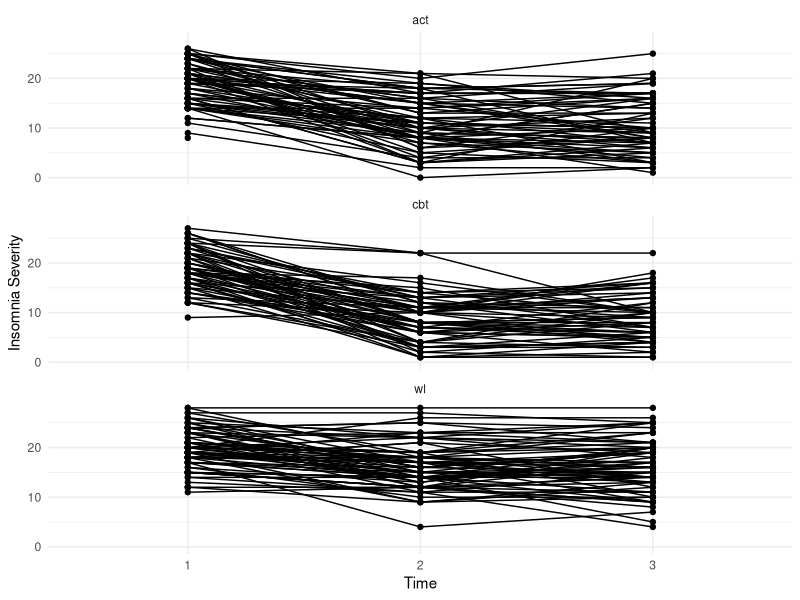
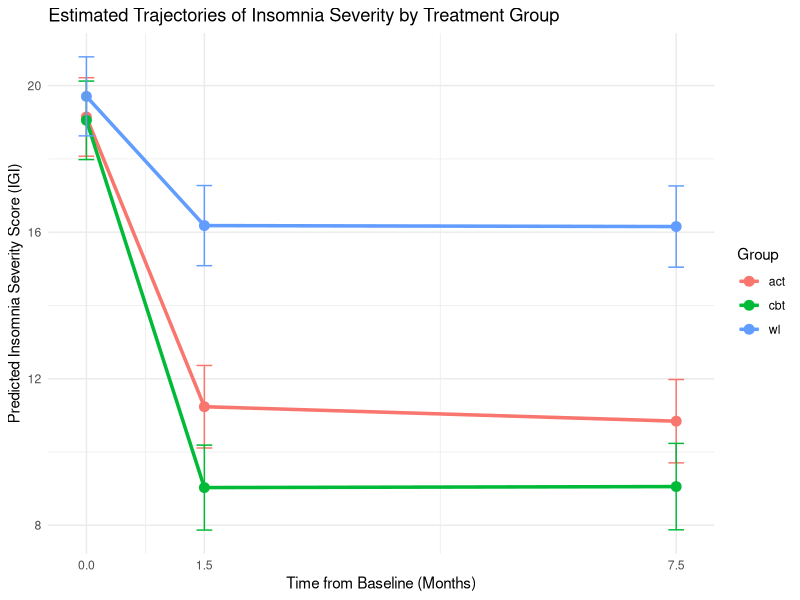

R code for these plots, in order: (Note: this script raises an error after producing the figures.)
## ---- chunk 1
library(lavaan)
library(dplyr)
library(ggplot2)
library(lmerTest)
library(emmeans)
library(purrr)
library(broom.mixed)
## ---- chunk 2
dat <- read.csv("../data/clean_data2.csv")

mydata <- dplyr::filter(dat, redcap_event_name %in% c(
    "elegibilidade_arm_1", 
    "desfechos_arm_1", "followup_arm_1")
  ) |> 
  dplyr::mutate(
    redcap_event_name = factor(dplyr::case_when(
      redcap_event_name == "elegibilidade_arm_1" ~ 1,
      redcap_event_name == "desfechos_arm_1" ~ 2,
      redcap_event_name == "followup_arm_1" ~ 3
    )),
    randomizacao = dplyr::case_when(
      randomizacao ==  1 ~ "act",
      randomizacao ==  2 ~ "cbt",
      randomizacao ==  3 ~ "wl",
    ))
## ---- chunk 3
mydata |> 
  tidyr::pivot_longer(cols = igi_escore,
                      names_to = "symptom", values_to = "score") |> 
 # dplyr::filter(symptom == "igi_escore") |> 
  ggplot(aes( x = redcap_event_name, y = score, group = record_id)) +
  geom_point() + 
  geom_line() +
  labs(x = "Time", y = "Insomnia Severity") +
  facet_wrap(~randomizacao, dir = "v") +
  #scale_x_continuous(breaks = c(1,2,3)) +
  theme_minimal()
## ---- chunk 4
mydata2 <- mydata |> 
  dplyr::mutate(
    time = dplyr::case_when(
      redcap_event_name == 1 ~ 0,
      redcap_event_name == 2 ~ 1.5, # 6 weeks
      redcap_event_name == 3 ~ 7.5, # 6 weeks + 6 months (of 4 weeks)
    )
  )
## ---- chunk 5
# Random intercept
m1 <- lmerTest::lmer(igi_escore ~ poly(time, 2) * randomizacao + (1 | record_id), REML = FALSE, data = mydata2)

# 
m2 <- lmerTest::lmer(igi_escore ~ poly(time, 2) * randomizacao + (1 + time | record_id), REML = FALSE, data = mydata2)

# m3 <- lmerTest::lmer(igi_escore ~ poly(time, 2) * randomizacao + (poly(time, 2) | record_id), REML = FALSE, data = mydata2)
## ---- chunk 6
mQuad <- lmerTest::lmer(
  igi_escore ~ poly(time, 2) * randomizacao +
               (1 | record_id),
  REML = FALSE,
  data = mydata2
)
summary(mQuad)
## ---- chunk 7
# First, create a list of the time points you want to predict at
time_points <- c(0, 1.5, 7.5) # Baseline, 6 weeks, ~7.5 months

# Calculate the estimated means from your model object 'mQuad'
predicted_means <- emmeans(mQuad, ~ randomizacao | time, at = list(time = time_points))

# Convert the result to a regular data frame for plotting
predicted_df <- as.data.frame(predicted_means)
## ---- chunk 8
ggplot(predicted_df, aes(x = time, y = emmean, color = randomizacao, group = randomizacao)) +
  geom_line(linewidth = 1.2) + # Draw the trajectory lines
  geom_point(size = 3) + # Add points for each measurement time
  geom_errorbar(aes(ymin = lower.CL, ymax = upper.CL), width = 0.2) + # Add confidence intervals
  labs(
    title = "Estimated Trajectories of Insomnia Severity by Treatment Group",
    x = "Time from Baseline (Months)",
    y = "Predicted Insomnia Severity Score (IGI)",
    color = "Group"
  ) +
  scale_x_continuous(breaks = time_points) + # Ensure x-axis ticks are at your time points
  theme_minimal()
## ---- chunk 9
# 'predicted_means' is the emmeans object you created in the previous step

# Perform pairwise comparisons of the groups at each time point
pairwise_comparisons <- pairs(predicted_means, by = "time")

# Print the results
print(pairwise_comparisons)
## ---- chunk 10

wide_data <- mydata2 |> 
dplyr::select(record_id, redcap_event_name, randomizacao, igi_escore, 
              ehad_ansiedade_escore, aaq_score, dbas_score, sas_score, 
              spaq_score) |> 
  tidyr::pivot_wider(
    id_cols = c(record_id, randomizacao),
    names_from = "redcap_event_name",
    names_sep = "_t",
    values_from = c(igi_escore:sas_score)
  ) |> 
  dplyr::filter(randomizacao != "wl",# I only want the cases where change occurred
                record_id != 928) # missing data 
## ---- chunk 11
lgcm_mod <- '
  # Define the Intercept and Slope factors for Insomnia Severity
  ItcI =~ 1*igi_escore_t1 + 1*igi_escore_t2 + 1*igi_escore_t3
  SlopeI =~ 0*igi_escore_t1 + 1.5*igi_escore_t2 + 7.5*igi_escore_t3 # Using actual time in months

  # Regress the growth factors on the baseline predictor
  # This is your key research question!
  ItcI ~ dbas_score_t1   # Does baseline DBAS predict baseline insomnia?
  SlopeI ~ dbas_score_t1 # Does baseline DBAS predict the rate of change in insomnia?

  # You can also let the intercept and slope covary with the predictor
  ItcI ~~ SlopeI
'

# Fit the model
# Use MLR for robustness to non-normality if needed
fit_lgcm <- sem(lgcm_mod, data = wide_data, missing = "FIML", estimator = "MLR")

# View the results
summary(fit_lgcm, standardized = TRUE, fit.measures = TRUE)
## ---- chunk 12

# The model string is the same
lgcm_model <- '
  # Define the Intercept and Slope factors for Insomnia Severity
  ItcI =~ 1*igi_escore_t1 + 1*igi_escore_t2 + 1*igi_escore_t3
  SlopeI =~ 0*igi_escore_t1 + 1.5*igi_escore_t2 + 7.5*igi_escore_t3
  
  ItcI ~ c(p1_cbt, p1_act) * dbas_score_t1
  SlopeI ~ c(p2_cbt, p2_act) * dbas_score_t1 # This is our key path


  # Let intercept and slope covary
  ItcI ~~ SlopeI
'

# Fit the UNCONSTRAINED model
fit_unconstrained <- sem(lgcm_mod, 
                         data = wide_data, 
                         group = "randomizacao", 
                         missing = "FIML")
summary(fit_unconstrained, standardized = TRUE, fit.measures = TRUE)
## ---- chunk 13
lgcm_model_constrained <- '
  # ... (Intercept and Slope definitions are the same) ...
  ItcI =~ 1*igi_escore_t1 + 1*igi_escore_t2 + 1*igi_escore_t3
  SlopeI =~ 0*igi_escore_t1 + 1.5*igi_escore_t2 + 7.5*igi_escore_t3

  # Allow the intercept path to vary
  ItcI ~ c(p1_cbt, p1_act) * dbas_score_t1
  
  # CONSTRAIN the slope path to be equal across groups by giving it ONE label
  SlopeI ~ c(p2, p2) * dbas_score_t1

  # Let intercept and slope covary
  ItcI ~~ SlopeI
'

# Fit the CONSTRAINED model
fit_constrained <- sem(lgcm_model_constrained, 
                       data = wide_data, 
                       group = "randomizacao", 
                       missing = "FIML")
## ---- chunk 14
anova(fit_unconstrained, fit_constrained)
## ---- chunk 15
# Define the QUADRATIC LGCM
lgcm_quad_model <- '
 # Define the Intercept, Linear, and Quadratic growth factors
  ItcI =~ 1*igi_escore_t1 + 1*igi_escore_t2 + 1*igi_escore_t3
  LinI =~ 0*igi_escore_t1 + 1.5*igi_escore_t2 + 7.5*igi_escore_t3
  QuadI =~ 0*igi_escore_t1 + 2.25*igi_escore_t2 + 56.25*igi_escore_t3

  # Regress the growth factors on the baseline predictor
  ItcI ~ dbas_score_t1
  LinI ~ dbas_score_t1
  QuadI ~ dbas_score_t1

  # Estimate variances and covariances for Intercept and Linear Slope
  ItcI ~~ ItcI + LinI
  LinI ~~ LinI
  
  # --- KEY CHANGES HERE ---
  # Fix the variance of the quadratic slope to zero
  QuadI ~~ 0*QuadI 
  
  # Fix the covariance between the linear and quadratic slopes to zero
  LinI ~~ 0*QuadI

  # Also fix the covariance between the intercept and quadratic slope to zero
  ItcI ~~ 0*QuadI
'
# Fit the revised model
fit_lgcm_quad <- sem(lgcm_quad_model, data = wide_data, missing = "FIML", estimator = "MLR")
summary(fit_lgcm_quad, standardized = TRUE, fit.measures = TRUE)
## ---- chunk 16
baseline_scores <- mydata2 |> 
  filter(redcap_event_name == 1) |> 
  select(record_id, igi_escore, ehad_ansiedade_escore, aaq_score, 
         dbas_score, sas_score, spaq_score) %>%
  rename_with(~ paste0(., "_t1"), -record_id) |>
  dplyr::mutate(
    dplyr::across(-record_id, ~scale(., scale=FALSE))
  )

# Join baseline scores back to the full dataset
mydata3 <- mydata2 |> 
  left_join(baseline_scores, by = "record_id") |> 
  dplyr::filter(randomizacao != "wl")
## ---- chunk 17
# First, you need a baseline-only version of your predictor.
# Let's assume your 'wide_data' has a 'dbas_score_t1' column.
# Merge this baseline score back into your long-format 'mydata2'.
# Make sure to center it for interpretability.

# For example:
# mydata2$dbas_baseline_c <- scale(mydata2$dbas_score_t1, center = TRUE, scale = FALSE)


preds <- colnames(mydata3)[grepl("_t1$", colnames(mydata3))][-c(1:3)]

models <- preds |> 
  map(
    ~{
      var <- .x
      f <- as.formula(
        paste0("igi_escore ~ poly(time, 2) * randomizacao * ", var, " + (1 | record_id)")
      )
      lmerTest::lmer(f, REML = FALSE, data = mydata3)
    }
  )

tidy_summaries <- models |> 
  map_df(~tidy(.x), .id = "predictor")

tidy_summaries |> 
  #dplyr::filter(predictor == 3)
  dplyr::filter(term %in% preds)
  # dplyr::filter(term %in% c(
  #   paste0("poly(time, 2)1:randomizacaocbt:", preds),
  #   paste0("poly(time, 2)2:randomizacaocbt:", preds)
  # ))
